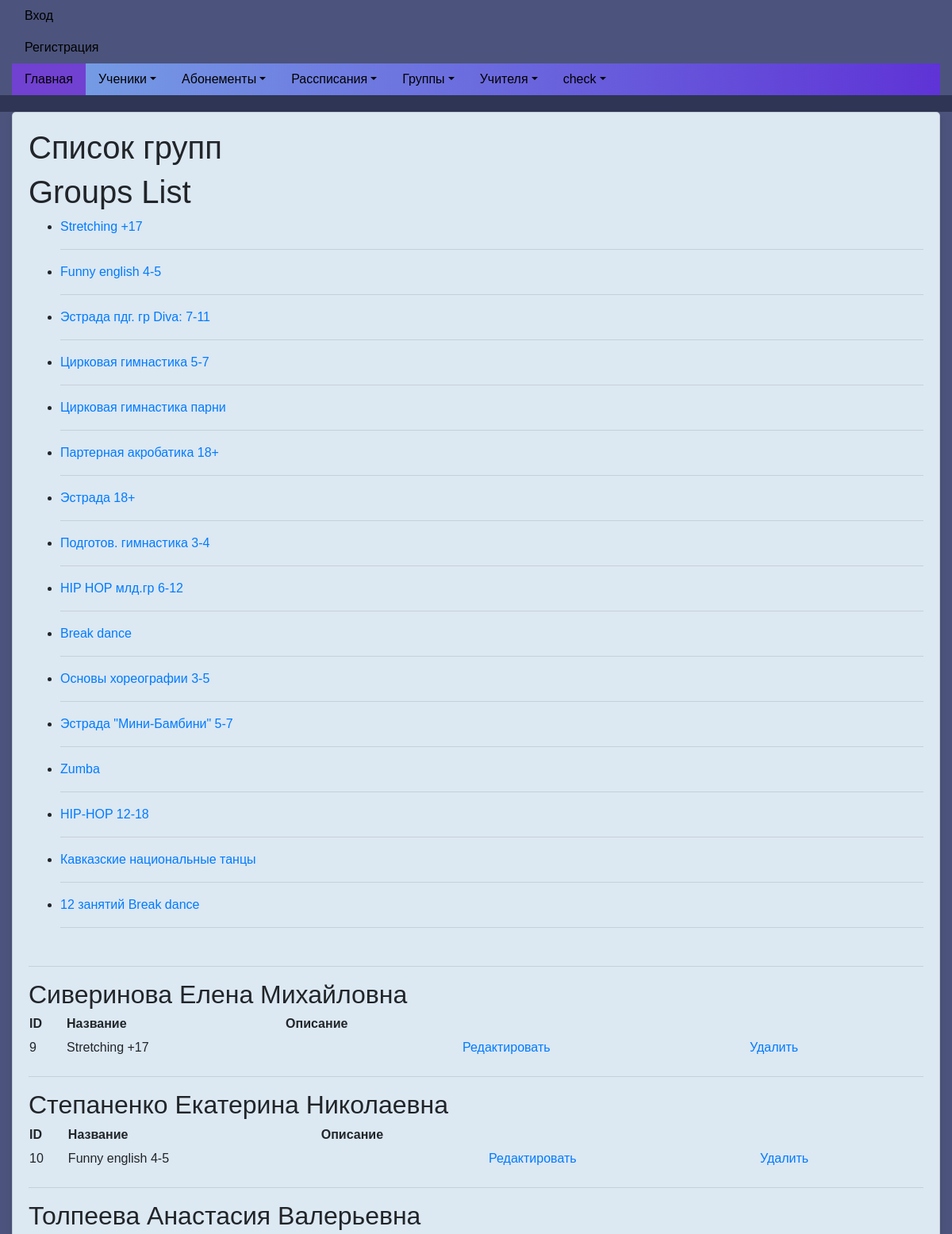
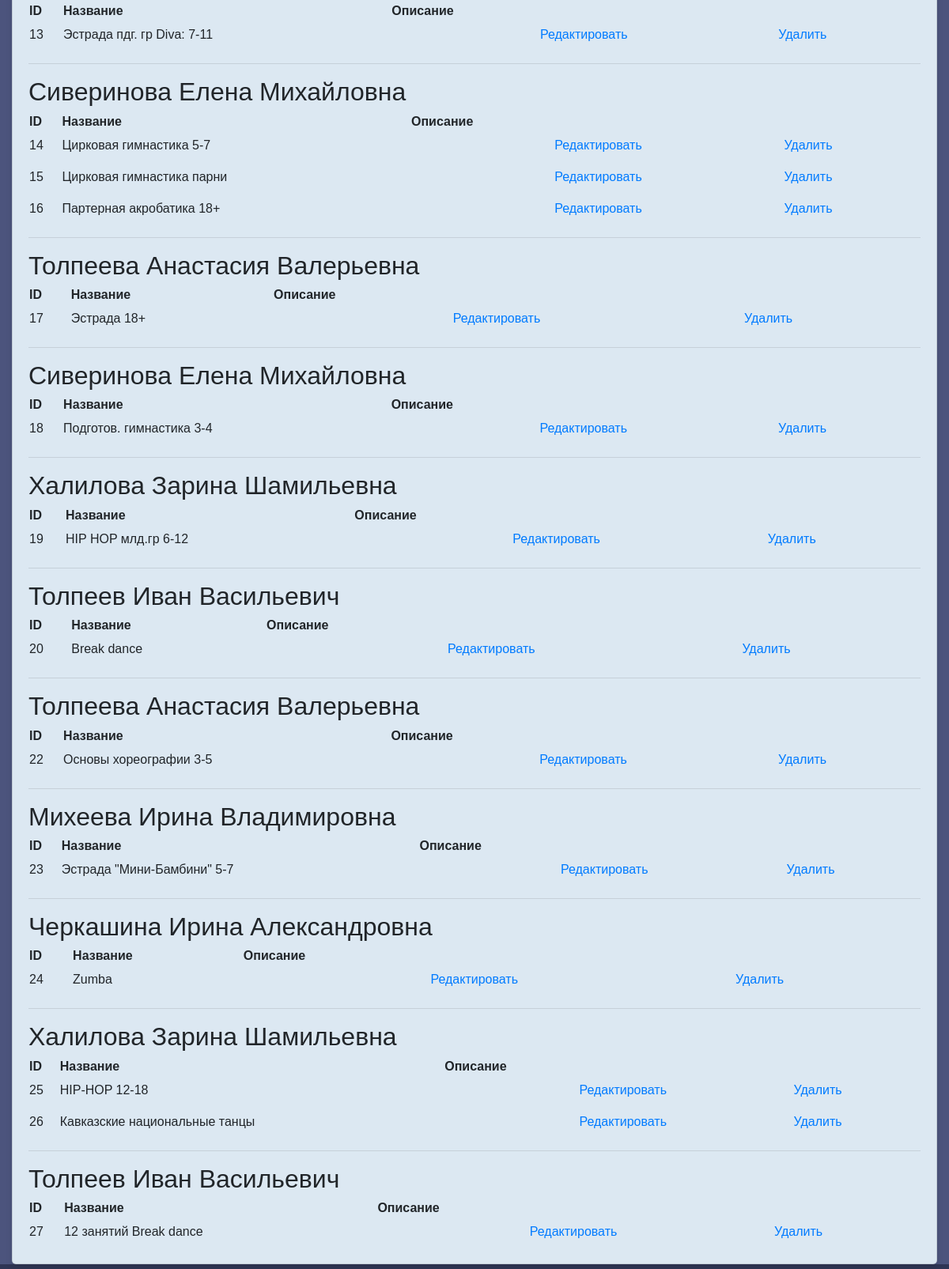
The app's page /groups/ with its own data (2 pictures, top to bottom).
### myapp/models.py (models this page shows, shortened)
class Group(models.Model):
    name = models.CharField(max_length=255)
    coach = models.ForeignKey('Coach', on_delete=models.PROTECT, related_name='coach_groups')
    description = models.TextField()
    students = models.ManyToManyField(Client, related_name='group_students')

class Coach(models.Model):
    full_name = models.CharField(max_length=255)
    phone_number = models.CharField(max_length=20)
    students = models.ManyToManyField(Client, related_name='coach_students')
    groupqs = models.ManyToManyField(Group, related_name='coach_groupqs')
    percent = models.FloatField(default=0)

### myapp/views.py (the view)
# urls.py: path('groups/', views.GroupListView.as_view(), name='group-list'),
class GroupListView(ListView):
    model = Group
    template_name = 'group_list.html'
    context_object_name = 'groups'

### myapp/templates/group_list.html
{% extends 'base.html' %}
{% block content %}
<div class="container">
    <div class="card">
        <h1>Список групп</h1>
            <h1>Groups List</h1>
    <ul>
        {% for group in groups %}
            <li><a href="{% url 'group-detail' group.pk %}">{{ group.name }}</a></li>
        <hr>
        {% endfor %}
    </ul>
        {% regroup groups by coach.full_name as coach_groups %}
        {% for coach_group in coach_groups %}
        <hr>
            <h2>{{ coach_group.grouper }}</h2>
            <table>
                <tr>
                    <th>ID</th>
                    <th>Название</th>
                    <th>Описание</th>
                </tr>
                {% for group in coach_group.list %}
                <tr>
                    <td>{{ group.id }}</td>
                    <td>{{ group.name }}</td>
                    <td>{{ group.description }}</td>
                    <td><a class="btn btn-default" href="{% url 'update_group' group.pk %}">Редактировать</a></td>
                    <td><a class="btn btn-default" href="{% url 'delete_group' group.pk %}">Удалить</a></td>
                </tr>
                {% endfor %}
            </table>
        {% endfor %}
    </div>
</div>
{% endblock %}

### myapp/templates/base.html (style rules this page uses)
.body { font-family: 'Arial Narrow', sans-serif; background-color: #2f3554 }
.container { max-width: 1600px; font-family: 'Arial Narrow', sans-serif; margin-top: 20px; background-color: #4c547d; }
.card { box-shadow: 0 4px 8px rgba(0, 0, 0, 0.1); border-radius: 5px; background-color: #dce8f2; padding: 20px; margin-bottom: 20px; }

### records on screen
Group: name "Stretching +17", id "9"
Group: name "Funny english 4-5", id "10"
Group: name "Эстрада пдг. гр Diva: 7-11", id "13"
Group: name "Цирковая гимнастика 5-7", id "14"
Group: name "Цирковая гимнастика парни", id "15"
Group: name "Партерная акробатика 18+", id "16"
Group: name "Эстрада 18+", id "17"
Group: name "Подготов. гимнастика 3-4", id "18"
Group: name "HIP HOP млд.гр 6-12", id "19"
Group: name "Break dance", id "20"
Group: name "Основы хореографии 3-5", id "22"
Group: name "Эстрада \"Мини-Бамбини\" 5-7", id "23"
Group: name "Zumba", id "24"
Group: name "HIP-HOP 12-18", id "25"
Group: name "Кавказские национальные танцы", id "26"
Group: name "12 занятий Break dance", id "27"
Coach: grouper "Сиверинова Елена Михайловна" "Сиверинова Елена Михайловна" "Сиверинова Елена Михайловна"
Coach: grouper "Степаненко Екатерина Николаевна"
Coach: grouper "Толпеева Анастасия Валерьевна" "Толпеева Анастасия Валерьевна" "Толпеева Анастасия Валерьевна"
Coach: grouper "Халилова Зарина Шамильевна" "Халилова Зарина Шамильевна"
Coach: grouper "Толпеев Иван Васильевич" "Толпеев Иван Васильевич"
Coach: grouper "Михеева Ирина Владимировна"
Coach: grouper "Черкашина Ирина Александровна"
